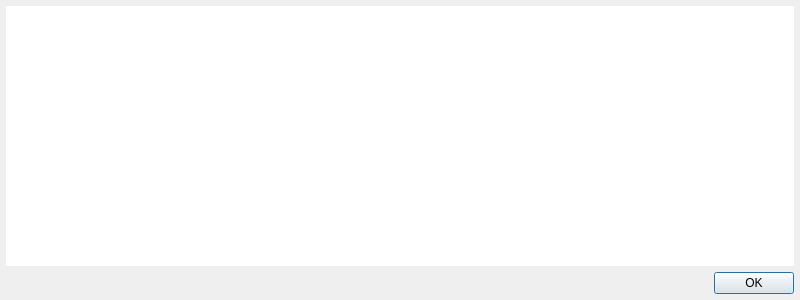
<?xml version="1.0" encoding="UTF-8"?>
<ui version="4.0">
 <class>InfoDialog</class>
 <widget class="QDialog" name="InfoDialog">
  <property name="geometry">
   <rect>
    <x>0</x>
    <y>0</y>
    <width>800</width>
    <height>300</height>
   </rect>
  </property>
  <property name="windowTitle">
   <string>Information</string>
  </property>
  <layout class="QVBoxLayout" name="verticalLayout">
   <property name="margin">
    <number>6</number>
   </property>
   <item>
    <widget class="QTextBrowser" name="textBrowser">
     <property name="acceptDrops">
      <bool>false</bool>
     </property>
     <property name="frameShape">
      <enum>QFrame::NoFrame</enum>
     </property>
     <property name="frameShadow">
      <enum>QFrame::Plain</enum>
     </property>
     <property name="textInteractionFlags">
      <set>Qt::TextSelectableByMouse</set>
     </property>
     <property name="openLinks">
      <bool>false</bool>
     </property>
    </widget>
   </item>
   <item>
    <widget class="QDialogButtonBox" name="buttonBox">
     <property name="orientation">
      <enum>Qt::Horizontal</enum>
     </property>
     <property name="standardButtons">
      <set>QDialogButtonBox::Ok</set>
     </property>
    </widget>
   </item>
  </layout>
 </widget>
 <tabstops>
  <tabstop>textBrowser</tabstop>
  <tabstop>buttonBox</tabstop>
 </tabstops>
 <resources/>
 <connections>
  <connection>
   <sender>buttonBox</sender>
   <signal>accepted()</signal>
   <receiver>InfoDialog</receiver>
   <slot>accept()</slot>
   <hints>
    <hint type="sourcelabel">
     <x>224</x>
     <y>307</y>
    </hint>
    <hint type="destinationlabel">
     <x>157</x>
     <y>274</y>
    </hint>
   </hints>
  </connection>
 </connections>
</ui>
